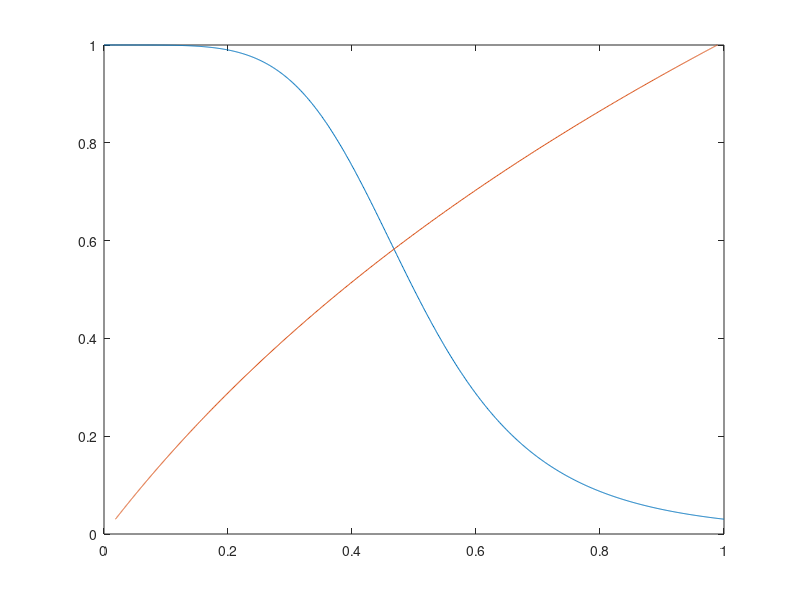

Write MATLAB code to recreate this figure.
%% hw 02
%%
clc;
clear all;
figure
%%
fe=0:0.001:1;
for i=1:length(fe)
    L(i)=1-((fe(i).^5)/((0.5.^5)+(fe(i).^5)));
end
plot(fe,L);
hold on;

for i=1:length(fe)
    fa(i)=0.6*L(i)*exp(0.5*L(i));
end
plot(fa,L);
hold on;

for i=1:length(fe)
    if abs(fe(i)-fa(i))<0.001
        x=((fe(i)+fa(i))/2);
        y=L(i);
    end
end